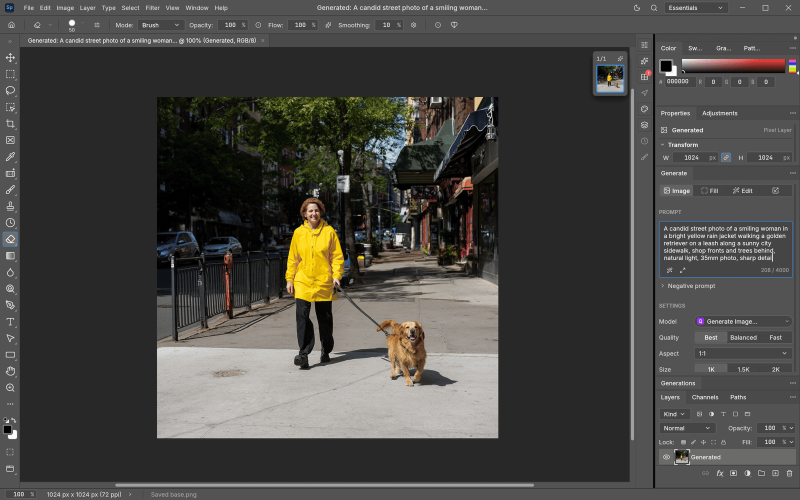
#> input picture docs/images/genai/generate-panel.png, 1600 x 1000 px, given in place of bench-lighthouse.png, which was not available (shown at 1/2 size)
$ python edit2511_gpu_parity.py fixtures
#> lines starting #> are read from the running program, lines starting #| are printed output that depends on the picture; after the words box and inside, x2 and y2 are one past the last pixel; in counts of white or black regions, pixels touching at a corner belong together
"""Build deterministic ~1MP graph and worker requests; replay ComfyUI and compare RGB."""
import argparse, copy, json, time, urllib.request, urllib.parse
from pathlib import Path
from PIL import Image, ImageDraw
ROOT = Path(__file__).resolve().parents[3]
OUT = ROOT / 'target/edit2511/evidence'
COMFY = Path('C:/Users/5090/ComfyUI/ComfyUI_windows_portable/ComfyUI')
WORKFLOWS = Path('C:/Users/5090/Documents/PhotoshopEX/crates/genai/workflows')
TEMPLATES = ['edit-lightning-8','fill-lightning-8','remove-lightning-8','expand-lightning-8','fill-ref-lightning-8','image-ref','angles','edit']

def fixtures():
    OUT.mkdir(parents=True, exist_ok=True)
    # A real installed ComfyUI input, held fixed for all routes.
    source = Image.open(COMFY / 'input/bench-lighthouse.png').convert('RGB').resize((1024,1024),Image.Resampling.LANCZOS)
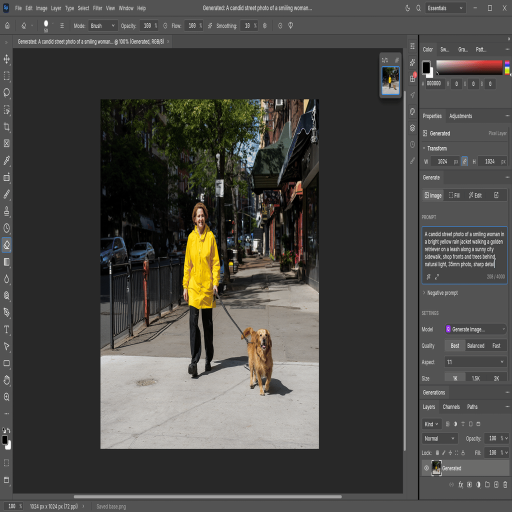
#> source: PIL image 1024x1024 RGB (shown at 1/2 size); mean R, G, B 72.4, 71.2, 67.9
    reference = source.resize((768,1024),Image.Resampling.LANCZOS)
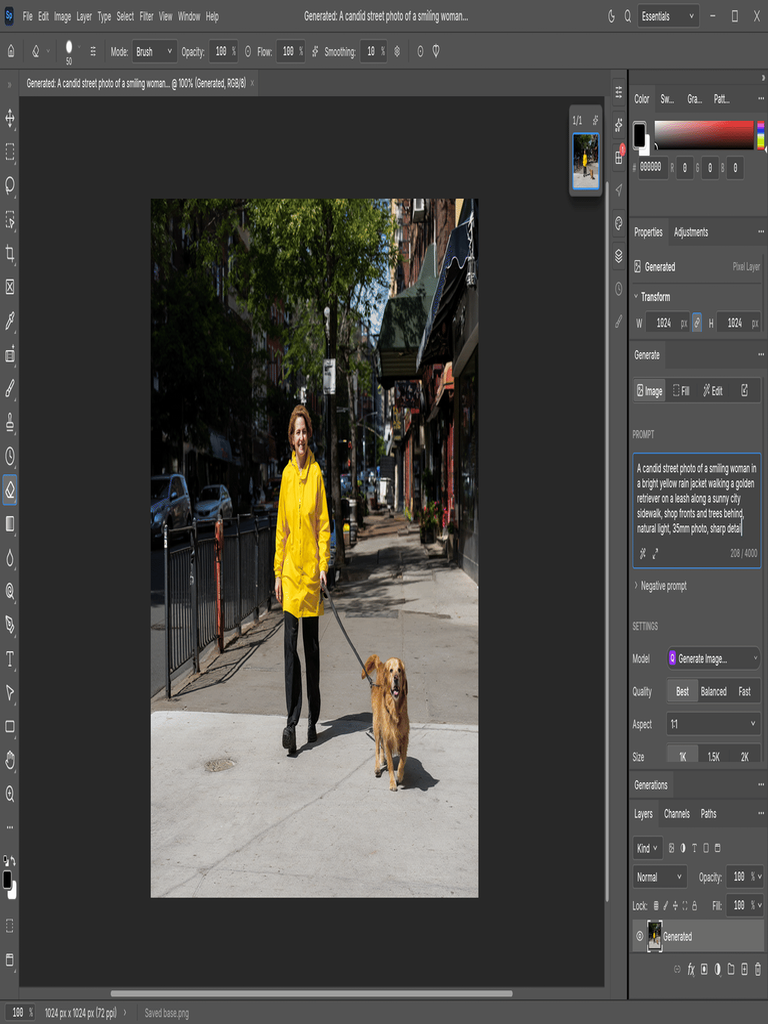
#> reference: PIL image 768x1024 RGB; mean R, G, B 72.4, 71.2, 67.9
    reference2 = source.resize((1024,640),Image.Resampling.LANCZOS)
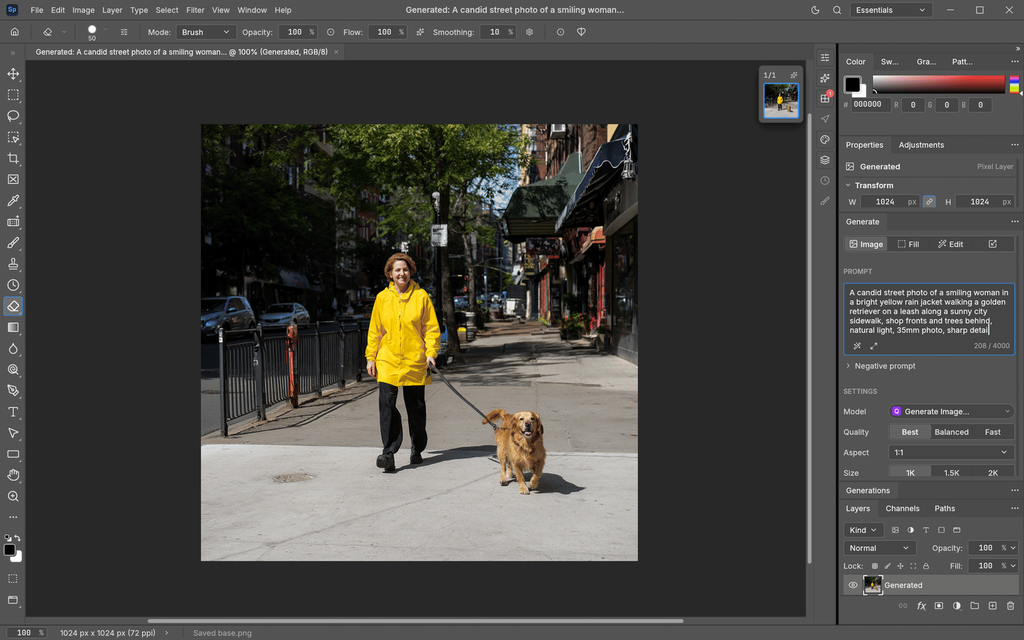
#> reference2: PIL image 1024x640 RGB; mean R, G, B 72.4, 71.2, 67.9
    mask = Image.new('RGB',source.size); ImageDraw.Draw(mask).ellipse((280,240,744,780),fill=(255,255,255))
#> after `mask = Image.new('RGB', source.size)`: mask: PIL image 1024x1024 RGB; every value is 0
#> after `ImageDraw.Draw(mask).ellipse((280, 240, 744, 780), fill=(255, 255, 255`:
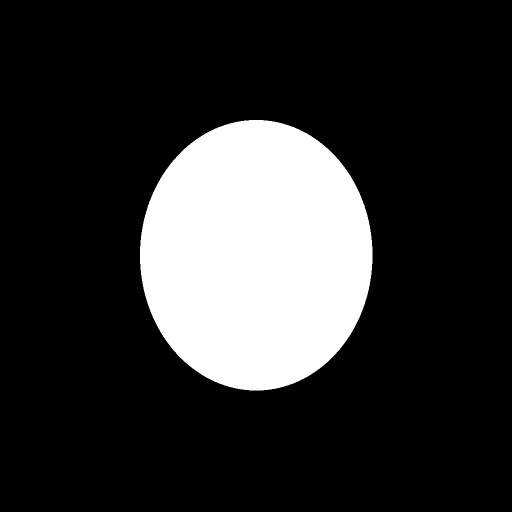
#> mask: PIL image 1024x1024 RGB (shown at 1/2 size); 18.8% white; 1 white region, box (x1, y1, x2, y2) and area: (280, 240, 745, 781) 197509
    for name,im in [('picture',source),('reference',reference),('reference2',reference2),('mask',mask)]:
        im.save(OUT / (name+'.png')); (OUT / (name+'.rgb')).write_bytes(im.tobytes())
#> this loop made 4 passes
#> name on passes 1 to 4: 'picture', 'reference', 'reference2', 'mask'
    import numpy as np
    crop=np.asarray(source)[128:896,128:896]
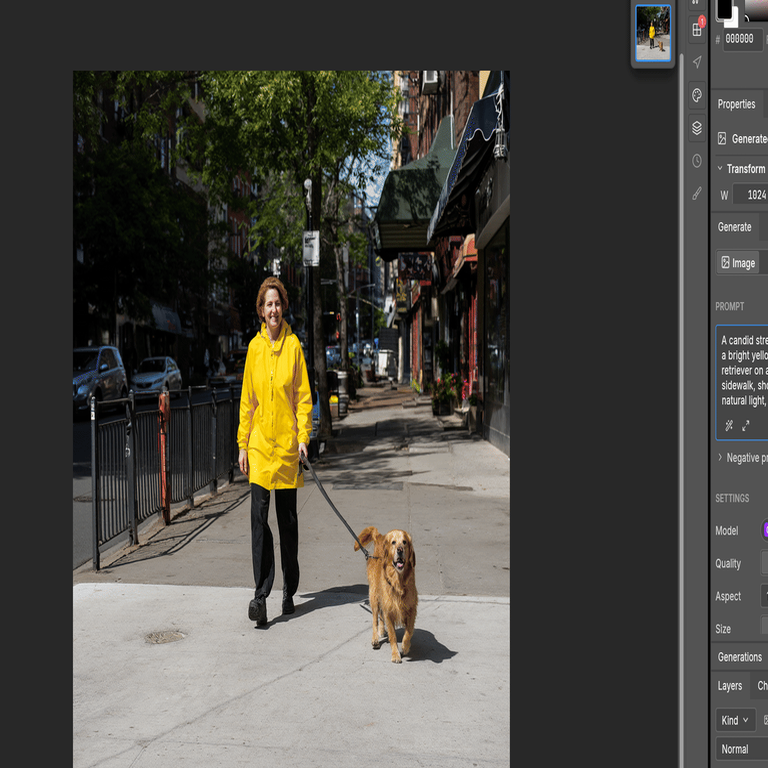
#> crop: shape (768, 768, 3); mean R, G, B 74.9, 73.1, 67.3
    canvas=Image.fromarray(np.pad(crop,((128,128),(128,128),(0,0)),mode='edge'))
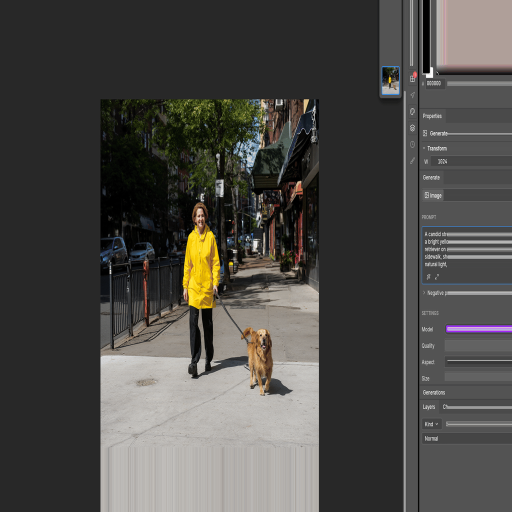
#> canvas: PIL image 1024x1024 RGB (shown at 1/2 size); mean R, G, B 75.8, 74.2, 70.9
    emask=Image.new('RGB',source.size,(255,255,255)); ImageDraw.Draw(emask).rectangle((128,128,895,895),fill=(0,0,0))
#> after `emask = Image.new('RGB', source.size, (255, 255, 255))`: emask: PIL image 1024x1024 RGB; every value is 255
#> after `ImageDraw.Draw(emask).rectangle((128, 128, 895, 895), fill=(0, 0, 0))`:
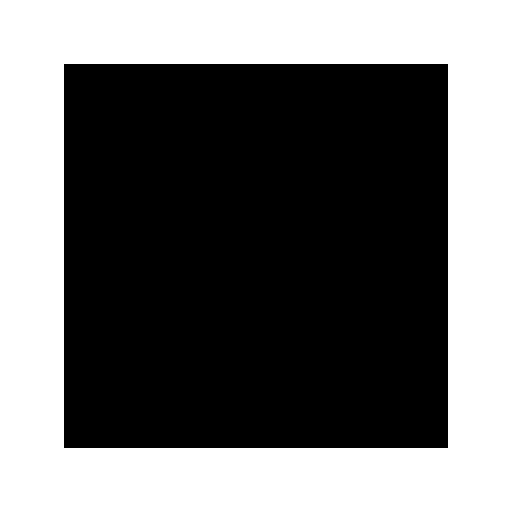
#> emask: PIL image 1024x1024 RGB (shown at 1/2 size); 43.8% white; 1 white region, box (x1, y1, x2, y2) and area: (0, 0, 1024, 1024) 458752
    for name,im in [('expand',canvas),('expand-mask',emask)]:
        im.save(OUT/(name+'.png'));(OUT/(name+'.rgb')).write_bytes(im.tobytes())
#> this loop made 2 passes
    cases=[]
    for suffix in TEMPLATES:
#> (the run stopped early here; a loop or call above may not have finished)

$ run again, on docs/images/genai/quality.jpg
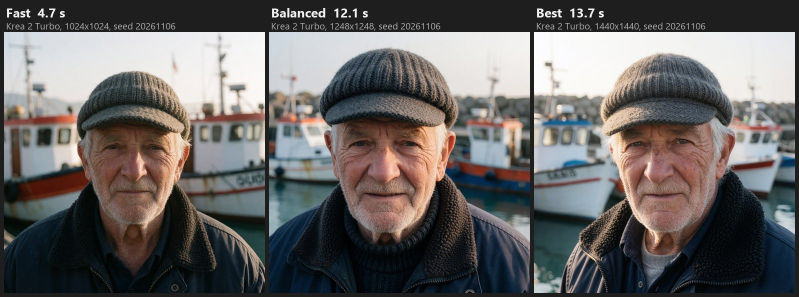
#> input picture docs/images/genai/quality.jpg, 1598 x 594 px, given in place of bench-lighthouse.png, which was not available (shown at 1/2 size)
#> in fixtures, `reference2 = source.resize((1024,640),Image.Resampling.LANCZOS)`:
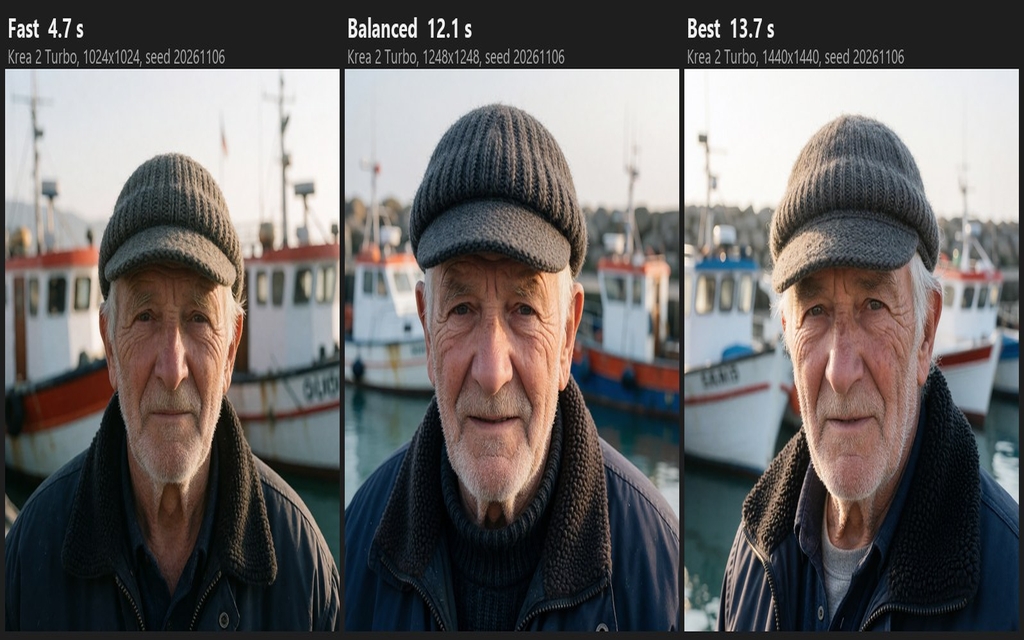
#> reference2: PIL image 1024x640 RGB; mean R, G, B 104.1, 101.3, 100.5
#> mask: PIL image 1024x1024 RGB; every value is 0
#> mask: PIL image 1024x1024 RGB; 18.8% white; 1 white region, box (x1, y1, x2, y2) and area: (280, 240, 745, 781) 197509
#> the loop in fixtures, `for name,im in [('picture',source),('reference',reference),('reference..` made 4 passes
#> name on passes 1 to 4: 'picture', 'reference', 'reference2', 'mask'
#> in fixtures, `canvas=Image.fromarray(np.pad(crop,((128,128),(128,128),(0,0)),mode='e..`:
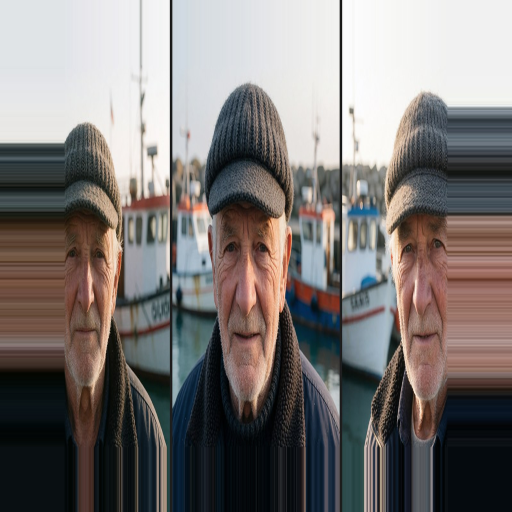
#> canvas: PIL image 1024x1024 RGB (shown at 1/2 size); mean R, G, B 123, 118.4, 116.7
#> emask: PIL image 1024x1024 RGB; every value is 255
#> emask: PIL image 1024x1024 RGB; 43.8% white; 1 white region, box (x1, y1, x2, y2) and area: (0, 0, 1024, 1024) 458752
#> the loop in fixtures, `for name,im in [('expand',canvas),('expand-mask',emask)]:` made 2 passes
